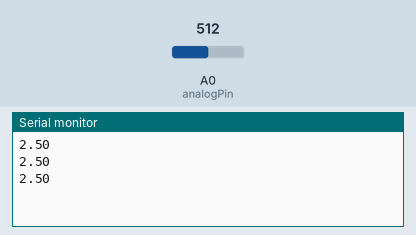
A sketch run on a simulated Arduino Uno, built with avr-gcc and run on an emulated ATmega328P. Shown: the last lines printed to the serial monitor. Inputs (shaded band) come from the test bench; at power-on: A0 (analogPin) = 512.

Above: at 1.3 s.
1.4 s: A0 (analogPin) set to 716
At 1.9 s:
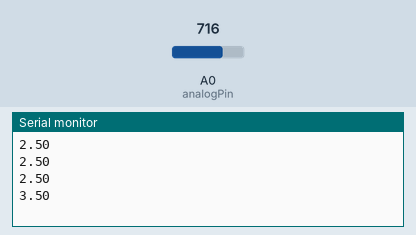
2.9 s: A0 (analogPin) set to 900
At 3.4 s:
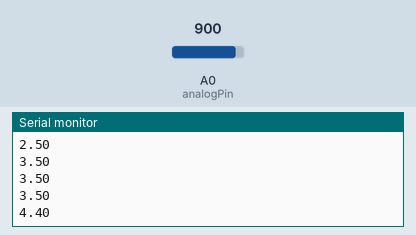
Timing chart, 0 to 5.9 s (numbered marks = the images above; inputs shaded):
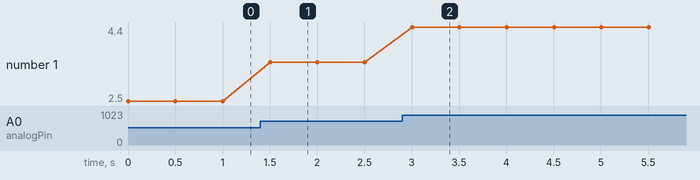

The sketch:

7._Voltage_Measurement_with_Analog_Pin.ino
```cpp
/*
This Arduino program reads the voltage from an analog input pin (A0) and converts it into a voltage value.
The calculated voltage is displayed on the Serial Monitor.
It demonstrates how to use analog-to-digital conversion (ADC) on Arduino to measure voltages.

Required Materials:
  - Arduino Uno board
  - USB power cable
  - Potentiometer or sensor with analog output
  - Breadboard and connecting wires
*/


const int analogPin = A0;
float analogVal = 0;
const int sleep = 500;
float voltage = 0.0;
const float VOLTAGE_ARDUINO = 5.0;

void setup() {
  pinMode(analogPin, INPUT);
  Serial.begin(9600);
}

void loop() {
  analogVal = analogRead(analogPin);                 // Read the analog value (0 to 1023)
  voltage = (analogVal * VOLTAGE_ARDUINO) / 1023.0;  // Convert to voltage (0V to 5V)
  Serial.println(voltage);                           // Print the voltage to the Serial Monitor
  delay(sleep);
}
```

Measured:
- after the input at 1.4 s, the serial monitor: prints a new line after 0.10 s (image 1)
- after the input at 2.9 s, the serial monitor: prints a new line after 0.10 s (image 2)
- plotted number 1: 2.5 → 3.5 after the input at 1.4 s, 3.5 → 4.4 after the input at 2.9 s
